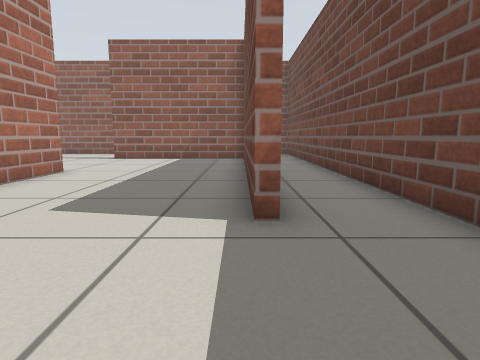
view 1 (above)

15 first-person views from a walk through a world built for the Gazebo simulator. The camera is 0.5 m above the floor, tilts 8° down and sees 75° across. The floor is counted in squares, 0.5 m on a side. Each view is taken from the middle of a square. On the plan, view 1 faces up. The plan holds only what a view shows up to about 12 squares ahead; the rest is blank.

view 2
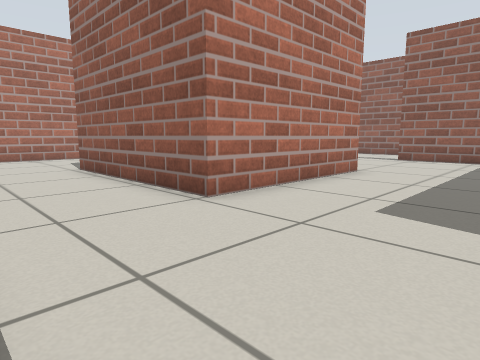

view 3
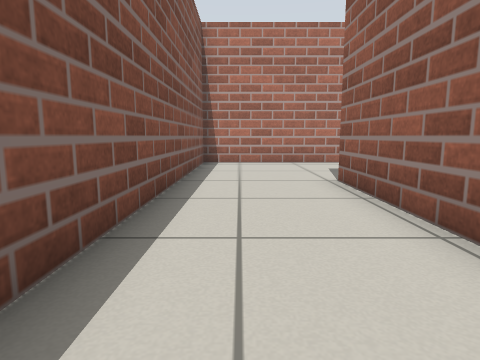

view 4
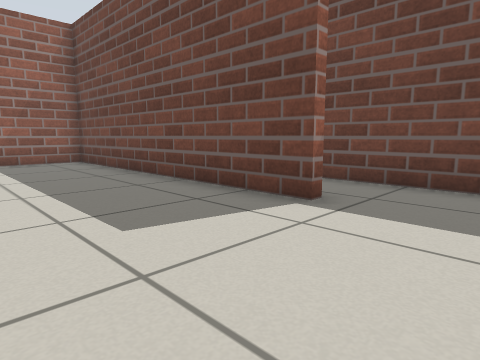

view 5
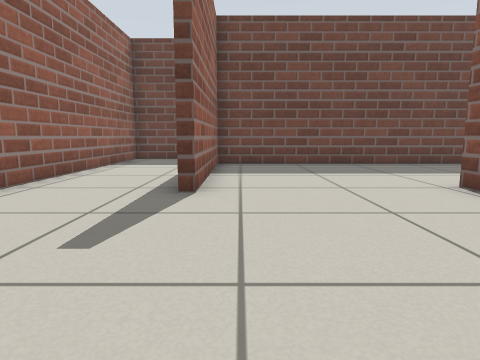

view 6
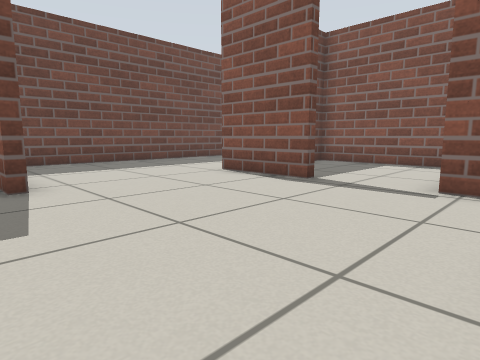

view 7
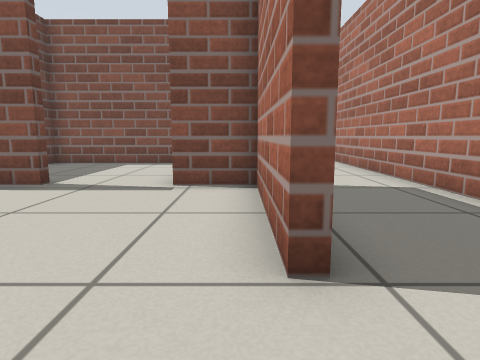

view 8
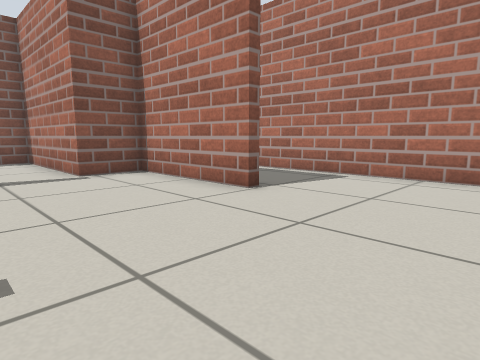

view 9
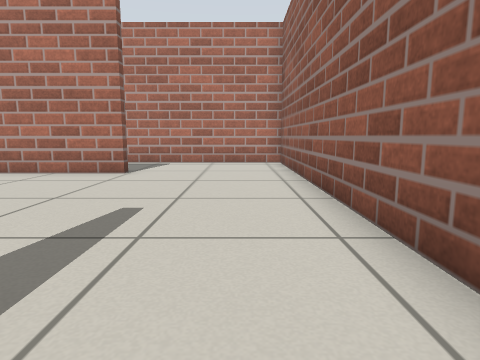

view 10
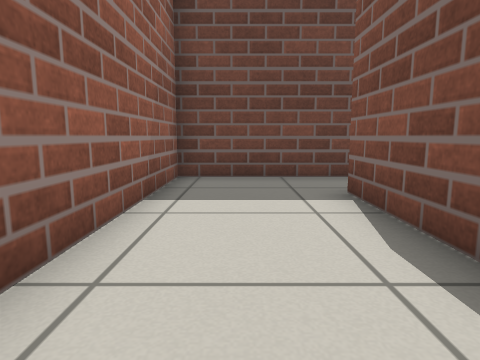

view 11
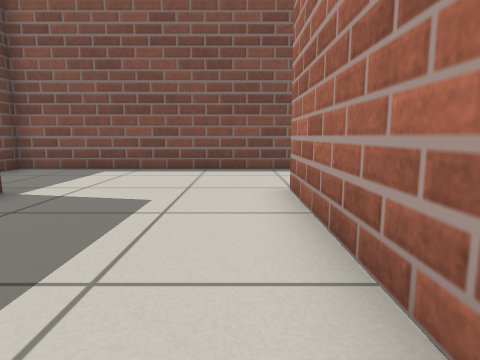

view 12
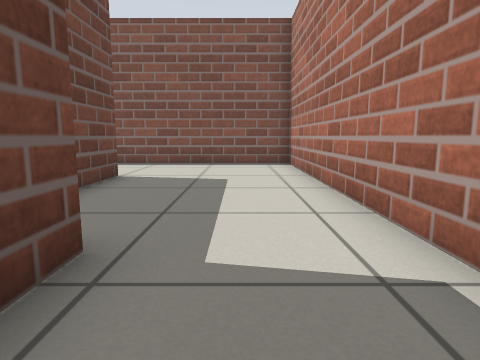

view 13
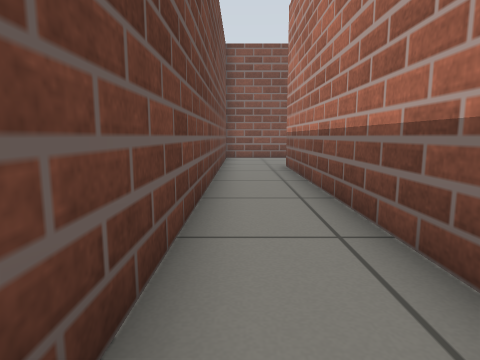

view 14
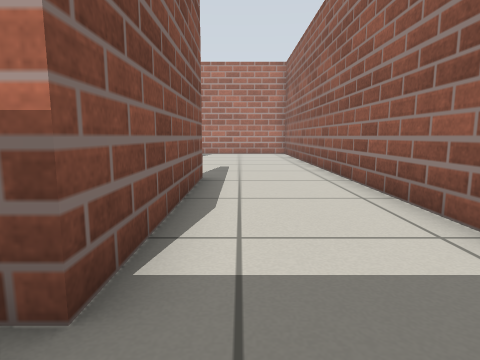

view 15
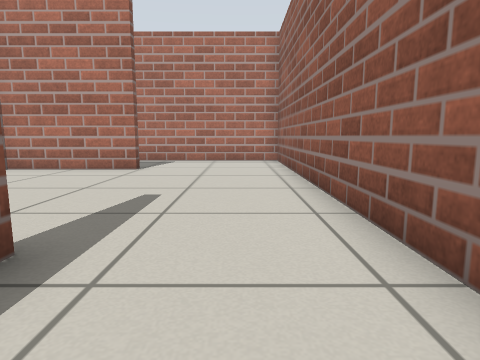

### Floor plan
Points are (right, up) in squares from view 1. A wall is a line through its corners. A room is listed if a view was taken in it or the views show most of it. See-through windows are left out.
Room 1 (views 1, 2, 3, 4, 5, 6, 7, 8, 9, 10, 11, 12, 13, 14, 15)
walls: (-8, 8.7) (-4.9, 8.7) (-4.9, 3.2) (-10.9, 3.2) (-10.9, 5.2); (-5.6, 14.1) (0.5, 14.1); (-12.6, 8.4) (-12.6, 9.4); (0.5, 12.1) (0.5, 3.5); (-12.8, 12.9) (-12.3, 12.9) (-12.3, 8.7) (-10.6, 8.7); (0.5, 13.8) (-5.6, 13.8); (0.2, 3.5) (0.2, 13.9); (2.6, 17.5) (-15.8, 17.5) (-15.8, -0.4) (2.6, -0.4) (2.6, 17.5)
low walls: (0.5, 14.1) (0.5, 13.8)
ways out: opening at (-9, 9) to room 2
Room 2 (no view inside)
walls: (-10.6, 8.7) (-10.6, 3.5) (-5.2, 3.5) (-5.2, 4.1)
ways out: opening at (-9, 9) to room 1

Where each view was taken, in squares from view 1:
view 1: 0 up, 0 right, facing up
view 2: 0 up, 1 left, facing up-left
view 3: 1 up, 4 left, facing left
view 4: 1 up, 4 left, facing up-right
view 5: 13 up, 11 left, facing right
view 6: 15 up, 12 left, facing down-right
view 7: 15 up, 12 left, facing down
view 8: 17 up, 8 left, facing down-left
view 9: 16 up, 4 left, facing left
view 10: 16 up, 5 left, facing right
view 11: 9 up, 4 left, facing down
view 12: 11 up, 14 left, facing down
view 13: 14 up, 2 right, facing down
view 14: 15 up, 2 right, facing left
view 15: 16 up, 3 left, facing left
